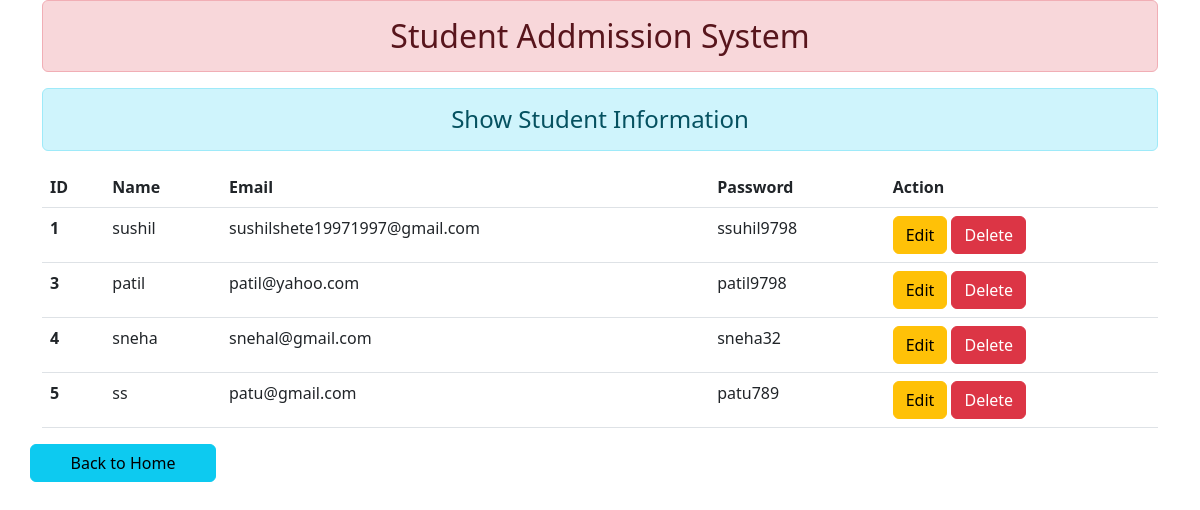
The app's page /Students/ with its own data.
### crud/models.py (models this page shows)
class Student(models.Model):
    name = models.CharField(max_length=50)
    email = models.EmailField(max_length=80)
    password = models.CharField(max_length=50)
    class Meta:
        app_label = 'crud'

### crud/views.py (the view)
# urls.py: path('Students/',views.Show_data,name='alldata'),
def Show_data(request):
    stud = Student.objects.all()
    return render(request,'crud/all_stud.html',{'stu':stud})

### crud/templates/crud/all_stud.html (shortened to what this page needs)
{% extends 'crud/base.html' %}
{% block content %}
<div class="col-sm-12">
    <h4 class="text-center alert alert-info">Show Student Information</h4>
    {% if stu %}
    <table class="table table-hover">
        <thead>
          <tr>
            <th scope="col">ID</th>
            <th scope="col">Name</th>
            <th scope="col">Email</th>
            <th scope="col">Password</th>
            <th scope="col">Action</th>
          </tr>
        </thead>
        <tbody>
          {% for st in stu %}
          <tr>
            <th scope="row">{{st.id}}</th>
            <td>{{st.name}}</td>
            <td>{{st.email}}</td>
            <td>{{st.password}}</td>
            <td>
                <a href="{% url 'updatedata' st.id %}" class="btn btn-warning ">Edit</a>
                <form action="{% url 'deletedata' st.id %}" method="POST" class="d-inline">
                    <input type="submit" class="btn btn-danger" value="Delete">
                </form>
            </td>
          </tr>
          {% endfor %}
        </tbody>
      </table>
    {% else %}
     <h4 class="text-center alert alert-warning">No Records</h4>
    {% endif %}
</div>
<div class="row col-sm-2">
    <a href="{% url 'addshow'  %}" class="btn btn-info">Back to Home</a>
</div>
{% endblock content %}

### crud/templates/crud/base.html (shortened to what this page needs)
<!DOCTYPE html>
{% load static %}
<html lang="en">
  <head>
    <link rel = "stylesheet" href = "{% static 'crud/css/bootstrap.css' %}">
  </head>
  <body>
    <div class='container' mt-5>
        <h2 class='text-center alert alert-danger'>Student Addmission System</h2>
        {% block content %} {% endblock content %}
    </div>
  </body>
</html>

### records on screen
Student: id "1", name "sushil", email "sushilshete19971997@gmail.com", password "ssuhil9798"
Student: id "3", name "patil", email "patil@yahoo.com", password "patil9798"
Student: id "4", name "sneha", email "snehal@gmail.com", password "sneha32"
Student: id "5", name "ss", email "patu@gmail.com", password "patu789"
